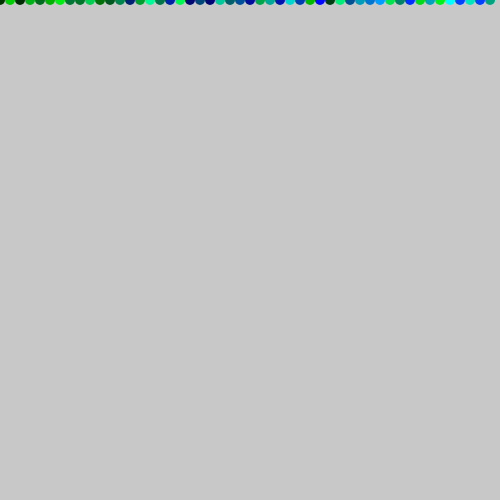
Frame 1 (no input)
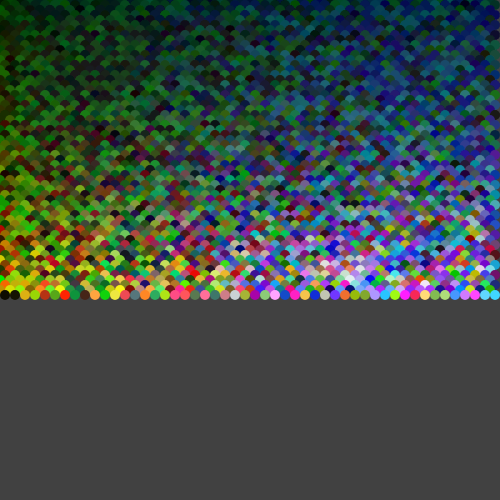
Frame 60 (no input)
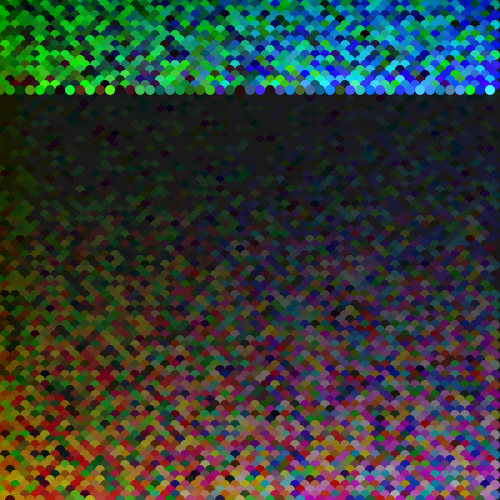
Frame 120 (the mouse pressed at the canvas centre since frame 60)

The p5.js sketch that drew these frames (run headless with seeded random() and noise() and a simulated clock; from frame 60 on, the mouse is pressed at the canvas centre):

// p5.js sketch
// ── sketch.js
// https://editor.p5js.org/jht9629-nyu/sketches/Jx3r264x_
// matt-parker-07_05-Wipe
// https://github.com/madparker/-p5t/blob/main/%23p5t/ArtSketch/07_05_2020/Wipe/Wipe.pde
// #p5t/ArtSketch/07_05_2020/Wipe/Wipe.pde

let y = 0;

function setup() {
  createCanvas(500, 500);
  background(204); // Processing default background
  noStroke();
  frameRate(30);
}

function draw() {
  fill(0, 5);
  rect(-5, -5, 510, 510);
  for (let x = 0; x < 500; x += 10) {
    fill(random(y), random(255), random(x));
    circle(x + (y % 2) * 5, y, 10);
  }
  y += 5;
  if (y > 500) {
    y = 0;
  }
}

// ---- Original Processing source: #p5t/ArtSketch/07_05_2020/Wipe/Wipe.pde
/*
float y;

void setup(){
  size(500,500);
  noStroke();
  frameRate(30);
}

void draw(){
  fill(0,5);
  rect(-5,-5,510,510);
  for(int x=0;x<500;x+=10){
    fill(random(y),random(255),random(x));
    circle(x+(y%2)*5,y,10);
  }
  y+=5;
  if(y>500){
    y=0;
  }
}
*/
